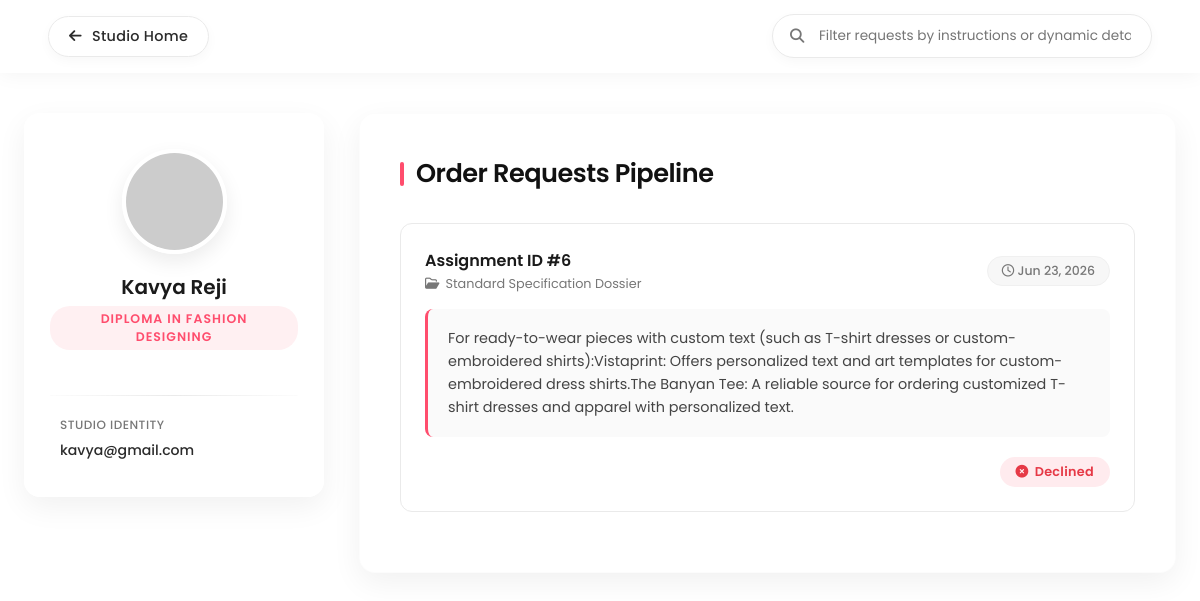
/customlist_designer/ (signed in), run on the app's committed database.
### specksapp/models.py (models this page shows)
class designer(models.Model):
    name = models.CharField(max_length=25,null=True,blank=True)
    age = models.IntegerField(null=True,blank=True)
    qualification = models.CharField(max_length=25,null=True,blank=True)
    Gender_choices =[
        ('M','male'),
        ('F','female'),
        ('O','other')
    ]
    gender = models.CharField(max_length=8,choices=Gender_choices,null=True,blank=True)
    phone = models.IntegerField(null=True,blank=True)
    email = models.EmailField(max_length=100,unique=True,null=True,blank=True)
    password = models.CharField(max_length=25,null=True,blank=True)
    user = models.ForeignKey(shopowner_register,on_delete=models.CASCADE,null=True,blank=True)

class Customization(models.Model):
    user = models.ForeignKey(Register,on_delete=models.CASCADE)
    employee = models.ForeignKey(designer,on_delete=models.CASCADE)
    messege = models.TextField(null=True, blank=True)
    created_at = models.DateTimeField(auto_now_add=True)
    approved_at = models.BooleanField(default=False)
    rejected_at = models.BooleanField(default=False)

### specksapp/views.py (the view)
# urls.py: path('customlist_designer/',views.customlist_designer,name='customlist_designer'),
def customlist_designer(request):
    if 'email' not in request.session:
        return redirect('designer_login')
    email = request.session['email']
    designer_obj = models.designer.objects.get(email=email)
    custom = models.Customization.objects.filter(
        employee=designer_obj
    ).order_by('-created_at')
    return render(request, 'customlist_designer.html', {
        'user': designer_obj,
        'custom': custom,
    })

### specksapp/templates/customlist_designer.html (shortened to what this page needs)
<!DOCTYPE html>
<html lang="en">
<head>
    <link rel="stylesheet" href="https://cdnjs.cloudflare.com/ajax/libs/font-awesome/6.4.0/css/all.min.css">
</head>
<body>
    <header class="nav-header">
        <a href="/designer_home/" class="btn-back">
            <i class="fa-solid fa-arrow-left"></i> Studio Home
        </a>
        <div class="search-wrapper">
            <input type="text" id="searchInput" placeholder="Filter requests by instructions or dynamic details...">
            <i class="fa-solid fa-magnifying-glass"></i>
        </div>
    </header>
    <main class="main-container">
        <section class="profile-card">
            <div class="profile-avatar-box">
                {% if user.image %}
                    <img src="{{ user.image.url }}" alt="{{ user.name }}">
                {% else %}
                    <img src="https://ui-avatars.com/api/?name={{ user.name }}&background=ff4d6d&color=fff&size=150" alt="Designer Avatar">
                {% endif %}
            </div>
            <h3>{{ user.name }}</h3>
            <span class="designer-tag">{{ user.qualification|default:"Couturier Designer" }}</span>
            <div class="info-divider"></div>
            <div class="profile-meta-row">
                <label>Studio Identity</label>
                <span>{{ user.email }}</span>
            </div>
        </section>
        <section class="pipeline-card">
            <h2>Order Requests Pipeline</h2>
            <div id="requestsList">
                {% for item in custom %}
                    <div class="request-item">
                        <div class="request-header">
                            <div class="client-info">
                                <h4>Assignment ID #{{ item.id }}</h4>
                                <p><i class="fa-regular fa-folder-open"></i> Standard Specification Dossier</p>
                            </div>
                            <div class="request-timestamp">
                                <i class="fa-regular fa-clock"></i> {{ item.created_at|date:"M d, Y" }}
                            </div>
                        </div>
                        <div class="request-body">
                            {{ item.messege }}
                        </div>
                        <div class="action-row">
                            {% if not item.approved_at and not item.rejected_at %}
                                <a href="/approve_customization_designer/{{ item.id }}/" class="btn-action btn-approve">
                                    <i class="fa-solid fa-check"></i> Accept Project
                                </a>
                                <a href="/reject_customization_designer/{{ item.id }}/" class="btn-action btn-reject">
                                    <i class="fa-solid fa-xmark"></i> Decline
                                </a>
                            {% elif item.approved_at %}
                                <span class="status-badge status-approved">
                                    <i class="fa-solid fa-circle-check"></i> Approved & Active
                                </span>
                            {% elif item.rejected_at %}
                                <span class="status-badge status-rejected">
                                    <i class="fa-solid fa-circle-xmark"></i> Declined
                                </span>
                            {% endif %}
                        </div>
                    </div>
                {% empty %}
                    <div class="empty-message">
                        <i class="fa-solid fa-bezier-curve"></i>
                        <p>No design configurations are currently allocated to your workdesk pipeline.</p>
                    </div>
                {% endfor %}
            </div>
        </section>
    </main>
</body>
</html>

### data on the page
designer: name "Kavya Reji", qualification "DIPLOMA IN FASHION DESIGNING", email "kavya@gmail.com"
Customization: id "6", created_at "Jun 23, 2026", messege "For ready-to-wear pieces with custom text (such as T-shirt dresses or custom-embroidered shirts):Vistaprint: Offers personalized text and art templates for custom-embroidered dress shirts.The Banyan Tee: A reliable source for ordering customized T-shirt dresses and apparel with personalized text.", approved_at False (drawn)
